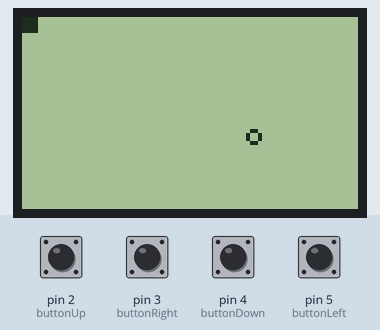
Recording of a sketch running on a simulated Arduino Uno, built with avr-gcc and run on an emulated ATmega328P. On the bench: 84×48 one-colour display. The inputs (shaded band) are chosen by the test bench; at power-on: pin 2 (buttonUp), pin 3 (buttonRight), pin 4 (buttonDown), pin 5 (buttonLeft) HIGH. Random numbers use the default seed unless the sketch sets one.

Above: at 1.2 s.
1.3 s: pin 3 (buttonRight) pulled LOW for 0.15 s
At 1.81 s:
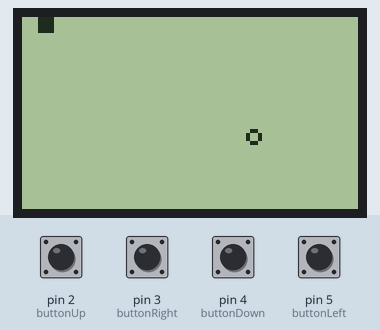
2.0 s: pin 2 (buttonUp) pulled LOW for 0.15 s
At 2.3 s:
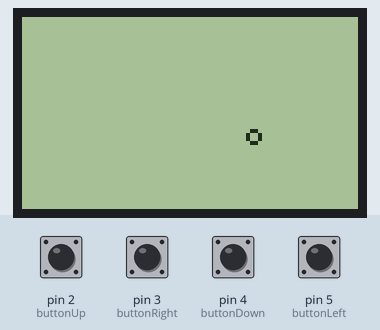
3.6 s: pin 4 (buttonDown) pulled LOW for 0.15 s
At 5.41 s:
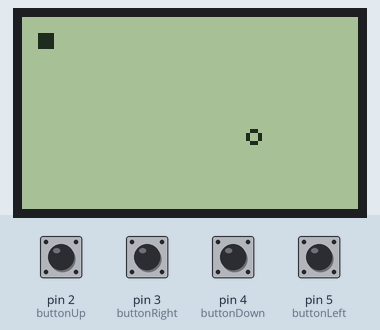
6.7 s: pin 5 (buttonLeft) pulled LOW for 0.15 s
At 7.01 s:
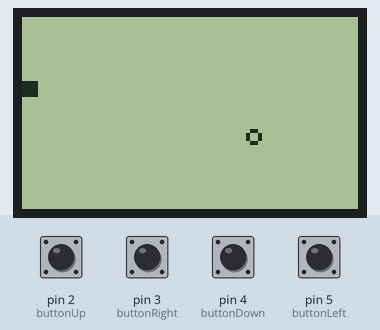
8.7 s: pin 3 (buttonRight) pulled LOW for 1 s
At 10.61 s:
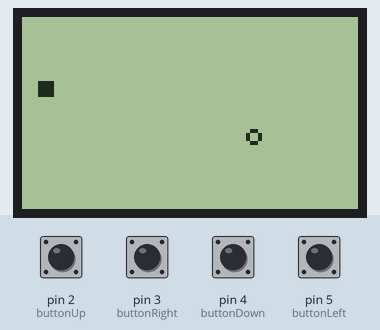
12.7 s: pin 2 (buttonUp) pulled LOW for 1 s
At 13.01 s:
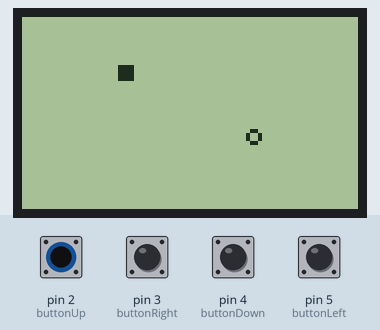
Timing chart, 0 to 15.7 s (numbered marks = the images above; inputs shaded):
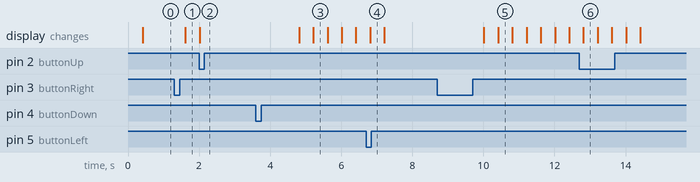

Measured:
- after the input at 1.3 s, the display: changes after 0.31 s (image 1)
- after the input at 3.6 s, the display: first changes after 1.2 s (image 3 shows a later state)
- after the input at 8.7 s, the display: first changes after 1.3 s (image 5 shows a later state)
- what the display in image 6 shows lasts 0.4 s, from 12.8 s to 13.2 s

The sketch:

Snake.ino
```cpp
/*
TODO:
- Agregar las reglas para el juego
- Agregar pantalla de presentacion
- Agregar puntaje
- Mejorar y agregar funciones
*/

#include <Adafruit_GFX.h>
#include <Adafruit_PCD8544.h>
#include <Wire.h>
#include <SPI.h>

// Pines LCD
#define RST 12
#define CE 13
#define DC 11
#define DIN 10
#define CLK 9

// Pines botones
#define buttonUp 2
#define buttonDown 4
#define buttonLeft 5
#define buttonRight 3

Adafruit_PCD8544 display = Adafruit_PCD8544(CLK, DIN, DC, CE, RST);

int size = 4;			  // tamaño de cada bloque en la pantalla (columnas, filas, cuerpo serpiente y comida)
int moveX = 0, moveY = 0; // movimiento en X y Y de la serpiente
char direction;			  // direccion en que se mueve la serpiente
int snakeX[100];		  // posiciones de la serpiente en X
int snakeY[100];		  // posiciiones de la serpiente en Y
int frameRate = 400;	  // velocidad a la que se actualiza el juego
unsigned long previousTime = 0;

// divide la pantalla en columnas y filas respecto al tamaño de los bloques
int cols = random(display.width() / size);	// posicion de la comida en X, valor aleatorio
int rows = random(display.height() / size); // posicion de la comida en Y, valor aleatorio
int tail = 0;								// tamaño de la serpiente
bool start = true;							// estado del juego para generar la primer comida

void setup()
{
	display.begin();
	display.setContrast(60);
	display.clearDisplay();
	display.display();

	randomSeed(analogRead(5));

	pinMode(buttonUp, INPUT);
	pinMode(buttonDown, INPUT);
	pinMode(buttonLeft, INPUT);
	pinMode(buttonRight, INPUT);

	moveX = 0; // posicion en X donde inicia la serpiente
	moveY = 0; // posicion en Y donde inicia la serpiente
}

void loop()
{
	unsigned long timeNow = millis();

	readInputs();

	// Calcula cada cuanto tiempo se actualiza la pantalla
	if (timeNow - previousTime >= frameRate)
	{
		previousTime = timeNow;
		display.clearDisplay();
		update();
		display.display();
	}
}

void createFood()
{
	// Divide la pantalla en columnas y filas del tamaño de la serpiente
	cols = random(display.width() / size);
	rows = random(display.height() / size);
	// se multiplica el valor de las columnas y filas por el tamaño de la serpiente
	// y asi se ubica en una casilla exacta
	// display.drawRoundRect(cols*size, rows*size, size, size, 3, 1);
}

void readInputs()
{
	// Lee el estado de los botones y les asigna una letra para ser comparada y saber la direccion
	if (!digitalRead(buttonRight))
	{
		direction = 'r';
	}
	if (!digitalRead(buttonLeft))
	{
		direction = 'l';
	}
	if (!digitalRead(buttonUp))
	{
		direction = 'u';
	}
	if (!digitalRead(buttonDown))
	{
		direction = 'd';
	}
}

void update()
{
	// Si la posicion X y Y son iguales a las de la comida, incrementa el tamaño de la
	// serpiente
	if (moveX == cols * size && moveY == rows * size || start)
	{
		createFood();
		start = false;
		tail++;
	}
	// dependiendo de la direccion incrementa la velocidad basado en el tamaño de los bloques
	if (direction == 'r')
		moveX += size;
	if (direction == 'd')
		moveY += size;
	if (direction == 'l')
		moveX -= size;
	if (direction == 'u')
		moveY -= size;

	// La ultima posicion de la serpiente (cabeza) es igual al valor X y Y mas reciente
	snakeX[tail] = moveX;
	snakeY[tail] = moveY;

	// mueve el cuerpo de la serpiente
	for (int i = 0; i <= tail - 1; i++)
	{
		snakeX[i] = snakeX[i + 1];
		snakeY[i] = snakeY[i + 1];
	}

	// Muestra en pantalla la serpiente completa
	for (int i = 0; i <= tail; i++)
	{
		display.fillRect(snakeX[i], snakeY[i], size, size, 1);
	}
	// Dibuja la comida con valores aleatorios para la posicion
	display.drawRoundRect(cols * size, rows * size, size, size, 1, 1);
}
```
